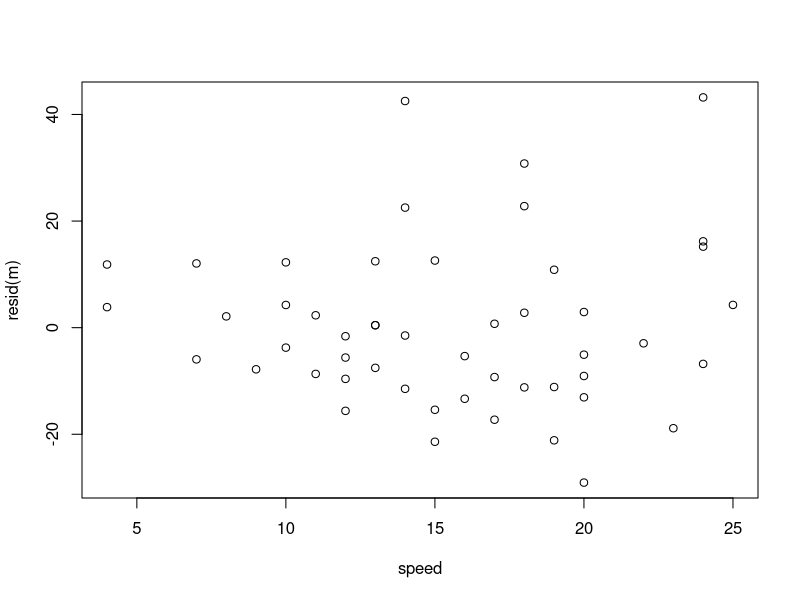

Generate this figure with R:
#Load the data
data(cars)

#fit a linear regression
m <- lm( dist ~ speed , data=cars )
# estimated coefficients from the model coef(m)
# plot residuals against speed 
# Residual = observed y – predicted y
plot( resid(m) ~ speed , data=cars )
